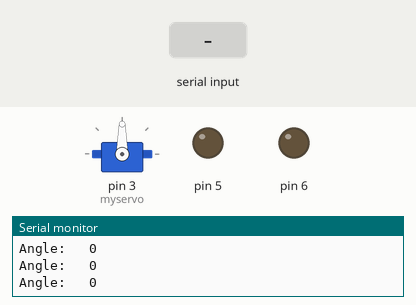
Bench run of a sketch on a simulated Arduino Uno, built with avr-gcc and run on an emulated ATmega328P. Shown: servo, output pins drawn as LEDs (lit = HIGH), the last lines printed to the serial monitor. Inputs (shaded band) come from the test bench.

Above: at 1.2 s.
1.3 s: "90,45\n" received over Serial
At 2.2 s:
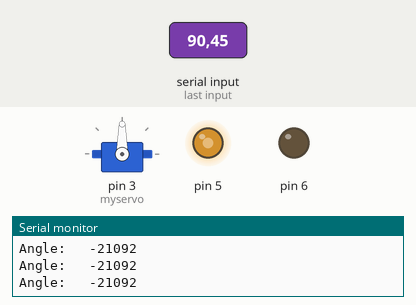
2.9 s: "30,150\n" received over Serial
At 4.2 s:
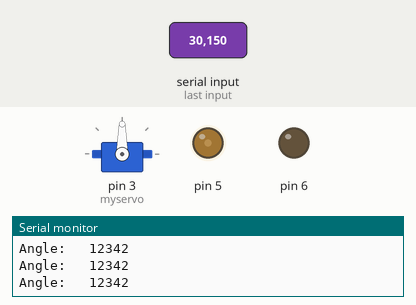
4.5 s: "90\n" received over Serial
At 5.8 s:
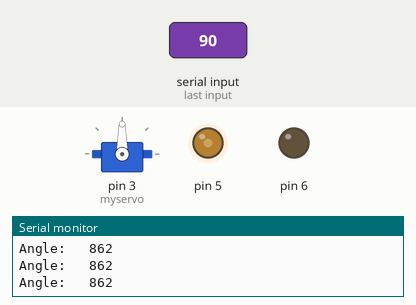
Timing chart, 0 to 7.5 s (numbered marks = the images above; inputs shaded):
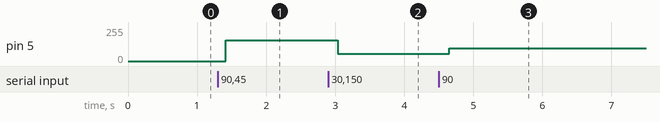

The sketch:

SerialToAngle.ino
```cpp
#include <Servo.h>
Servo myservo;
int num=0;

void setup() {
  // put your setup code here, to run once:

Serial.begin(115200);
myservo.attach(3);//,800,1000);
myservo.write(90);
//pinMode(6,OUTPUT);
}

void loop() {
  // put your main code here, to run repeatedly:
if(Serial.available())
{
  num=0;
  while(Serial.available())
  {
 char data;
 data=Serial.read();
 delay(2);
 num*=10;
 num+=data-'0';   }
}
Serial.print("Angle:   ");
Serial.println(num);
delay(100);
//myservo.write(num);
analogWrite(5,num);
analogWrite(6,0);


}
```

Measured:
- after the input at 1.3 s, pin 5: 0/255 → 156/255 after 0.12 s
- after the input at 2.9 s, pin 5: 156/255 → 54/255 after 0.14 s
- after the input at 4.5 s, pin 5: 54/255 → 94/255 after 0.15 s
